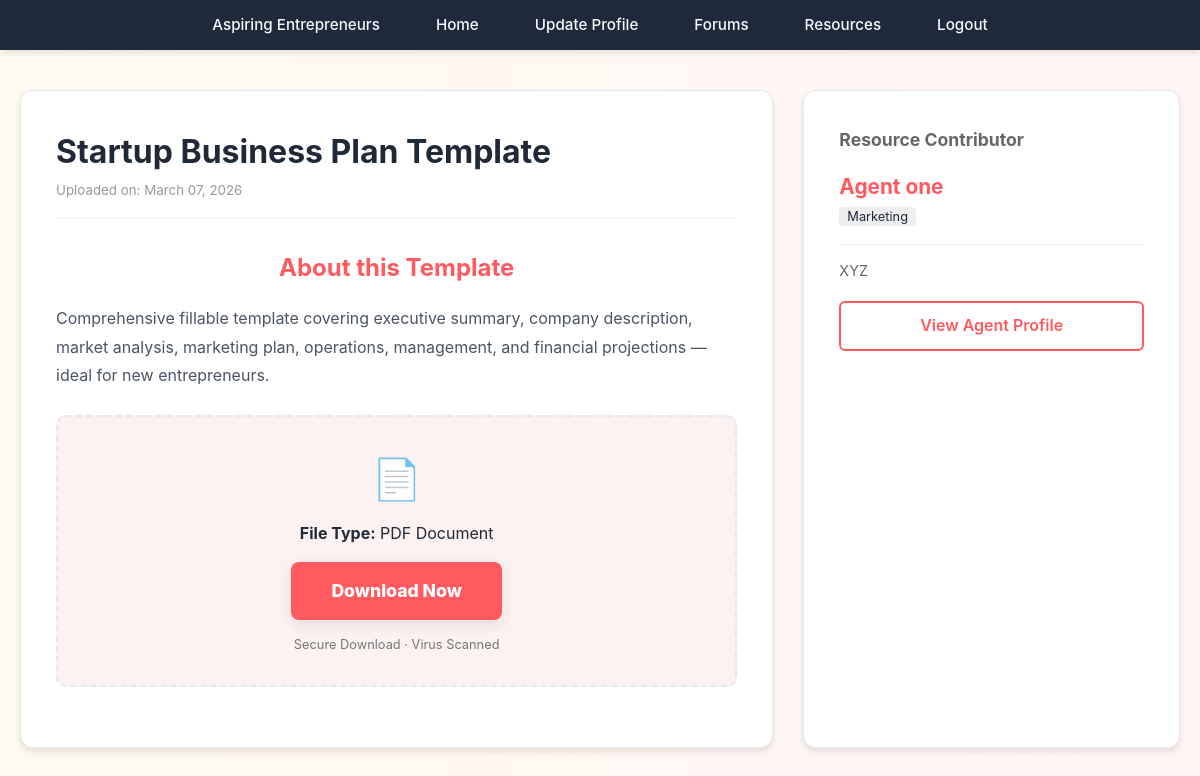
/view_template.php?id=23 (signed in), run on the app's committed database.
### tables this page shows
CREATE TABLE `business_templates` (
  `template_id` int(11) NOT NULL,
  `agent_id` int(11) DEFAULT NULL,
  `title` varchar(200) DEFAULT NULL,
  `description` text DEFAULT NULL,
  `file_path` varchar(255) DEFAULT NULL,
  `uploaded_at` timestamp NOT NULL DEFAULT current_timestamp()
);

CREATE TABLE `agents` (
  `agent_id` int(11) NOT NULL,
  `full_name` varchar(150) DEFAULT NULL,
  `email` varchar(150) DEFAULT NULL,
  `password` varchar(255) DEFAULT NULL,
  `phone` varchar(20) DEFAULT NULL,
  `expertise_domain` varchar(200) DEFAULT NULL,
  `bio` text DEFAULT NULL,
  `experience_years` int(11) DEFAULT NULL,
  `approval_status` enum('pending','approved','rejected') DEFAULT 'pending',
  `created_at` timestamp NOT NULL DEFAULT current_timestamp()
);

### view_template.php (the view, shortened to what this page needs)
<?php
include "config.php";
$id = intval($_GET['id']);
$query = "SELECT t.*, a.full_name AS agent_name, a.expertise_domain, a.bio, a.agent_id
          FROM business_templates t
          JOIN agents a ON t.agent_id = a.agent_id
          WHERE t.template_id = $id";
$result = mysqli_query($conn, $query);
$template = mysqli_fetch_assoc($result);
$file_ext = pathinfo($template['file_path'], PATHINFO_EXTENSION);
$file_label = strtoupper($file_ext) . " Document";
?>
<!DOCTYPE html>
<html lang="en">
<head>
    <link rel="stylesheet" href="./CSS/style.css">
</head>
<body>
<?php include('navbar.php'); ?>
<div class="container">
    <div class="template-wrapper">
        <main class="main-content">
            <div class="resource-header">
                <h2><?php echo htmlspecialchars($template['title']); ?></h2>
                <small style="color: #999;">Uploaded on: <?php echo date('F d, Y', strtotime($template['uploaded_at'])); ?></small>
            </div>
            <h3>About this Template</h3>
            <div class="description-text">
                <?php echo nl2br(htmlspecialchars($template['description'])); ?>
            </div>
            <div class="download-box">
                <span class="file-icon">📄</span>
                <p style="margin-bottom: 15px;"><strong>File Type:</strong> <?php echo $file_label; ?></p>
                <a href="uploads/templates/<?php echo $template['file_path']; ?>"
                   class="btn-download"
                   target="_blank"
                   download>
                   Download Now
                </a>
                <p style="font-size: 0.8rem; color: #777; margin-top: 15px;">
                    Secure Download &middot; Virus Scanned
                </p>
            </div>
        </main>
        <aside class="agent-sidebar">
            <h3>Resource Contributor</h3>
            <div style="border-bottom: 1px solid #eee; padding-bottom: 15px; margin-bottom: 15px;">
                <span class="agent-name"><?php echo htmlspecialchars($template['agent_name']); ?></span>
                <span class="agent-tag"><?php echo htmlspecialchars($template['expertise_domain']); ?></span>
            </div>
            <p style="font-size: 0.9rem; color: #666; line-height: 1.5;">
                <?php echo nl2br(htmlspecialchars($template['bio'])); ?>
            </p>
            <a href="view_agent.php?id=<?php echo $template['agent_id']; ?>" class="btn-view-profile">
                View Agent Profile
            </a>
        </aside>
    </div>
</div>
</body>
</html>

### CSS/style.css (style rules this page uses)
:root { --primary-color: #ff5a5f; --primary-hover: #e14d52; --secondary-color: #ffcc00; --secondary-hover: #e6b800; --text-primary: #1f2937; --text-secondary: #4b5563; --bg-primary: #ffffff; --bg-secondary: #fdf2f2; --border-color: #e5e7eb; --shadow-sm: 0 1px 2px rgba(0, 0, 0, 0.05); --shadow-md: 0 4px 6px rgba(0, 0, 0, 0.1); --shadow-lg: 0 10px 15px rgba(0, 0, 0, 0.15); }
* { margin: 0; padding: 0; box-sizing: border-box; }
body { font-family: 'Inter', sans-serif; background: linear-gradient(to right, #fffaf0, #fff5f5); color: var(--text-primary); line-height: 1.6; }
h1, h2, h3, h4, h5, h6 { margin-top: 30px; font-weight: 700; text-align: center; margin-bottom: 1rem; color: var(--primary-color); }
h2 { font-size: 2rem; }
h3 { font-size: 1.5rem; }

### view_template.php (style rules this page uses)
.container { margin: 20px; }
.template-wrapper { display: grid; grid-template-columns: 2fr 1fr; gap: 30px; margin-top: 40px; }
.main-content, .agent-sidebar { background: white; padding: 35px; border-radius: 12px; box-shadow: var(--shadow-md); border: 1px solid var(--border-color); }
.resource-header { border-bottom: 2px solid var(--bg-secondary); margin-bottom: 25px; padding-bottom: 15px; }
.resource-header h2 { text-align: left; margin: 0; color: var(--text-primary); }
.download-box { background: var(--bg-secondary); border: 2px dashed var(--border-color); padding: 30px; border-radius: 10px; text-align: center; margin: 25px 0; }
.file-icon { font-size: 2.5rem; display: block; margin-bottom: 10px; }
.btn-download { display: inline-block; background: var(--primary-color); color: white; padding: 15px 40px; border-radius: 8px; text-decoration: none; font-weight: 800; font-size: 1.1rem; transition: 0.3s; box-shadow: 0 4px 15px rgba(0,0,0,0.1); }
.description-text { line-height: 1.8; color: var(--text-secondary); margin-bottom: 20px; }
.agent-sidebar h3 { text-align: left; margin-top: 0; font-size: 1.1rem; color: #666; }
.agent-name { font-size: 1.3rem; font-weight: 700; color: var(--primary-color); display: block; margin-top: 10px; }
.agent-tag { font-size: 0.8rem; background: #eee; padding: 2px 8px; border-radius: 4px; }
.btn-view-profile { display: block; text-align: center; margin-top: 20px; padding: 10px; border: 2px solid var(--primary-color); color: var(--primary-color); text-decoration: none; border-radius: 6px; font-weight: 600; }

### data on the page
business_templates: title "Startup Business Plan Template", uploaded_at "March 07, 2026", description "Comprehensive fillable template covering executive summary, company description, market analysis, marketing plan, operations, management, and financial projections — ideal for new entrepreneurs.", file_path "PDF Document", agent.full_name "Agent one", agent.expertise_domain "Marketing", agent.bio "XYZ"
